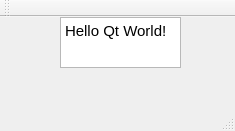
<?xml version="1.0" encoding="UTF-8"?>
<ui version="4.0">
 <class>helloqt</class>
 <widget class="QMainWindow" name="helloqt">
  <property name="geometry">
   <rect>
    <x>0</x>
    <y>0</y>
    <width>235</width>
    <height>131</height>
   </rect>
  </property>
  <property name="windowTitle">
   <string>helloqt</string>
  </property>
  <widget class="QWidget" name="centralWidget">
   <widget class="QTextEdit" name="textEdit">
    <property name="geometry">
     <rect>
      <x>60</x>
      <y>0</y>
      <width>121</width>
      <height>51</height>
     </rect>
    </property>
    <property name="html">
     <string>&lt;!DOCTYPE HTML PUBLIC &quot;-//W3C//DTD HTML 4.0//EN&quot; &quot;http://www.w3.org/TR/REC-html40/strict.dtd&quot;&gt;
&lt;html&gt;&lt;head&gt;&lt;meta name=&quot;qrichtext&quot; content=&quot;1&quot; /&gt;&lt;style type=&quot;text/css&quot;&gt;
p, li { white-space: pre-wrap; }
&lt;/style&gt;&lt;/head&gt;&lt;body style=&quot; font-family:'Ubuntu'; font-size:11pt; font-weight:400; font-style:normal;&quot;&gt;
&lt;p style=&quot; margin-top:0px; margin-bottom:0px; margin-left:0px; margin-right:0px; -qt-block-indent:0; text-indent:0px;&quot;&gt;Hello Qt World!&lt;/p&gt;&lt;/body&gt;&lt;/html&gt;</string>
    </property>
   </widget>
  </widget>
  <widget class="QMenuBar" name="menuBar">
   <property name="geometry">
    <rect>
     <x>0</x>
     <y>0</y>
     <width>235</width>
     <height>22</height>
    </rect>
   </property>
  </widget>
  <widget class="QToolBar" name="mainToolBar">
   <attribute name="toolBarArea">
    <enum>TopToolBarArea</enum>
   </attribute>
   <attribute name="toolBarBreak">
    <bool>false</bool>
   </attribute>
  </widget>
  <widget class="QStatusBar" name="statusBar"/>
 </widget>
 <layoutdefault spacing="6" margin="11"/>
 <resources/>
 <connections/>
</ui>
